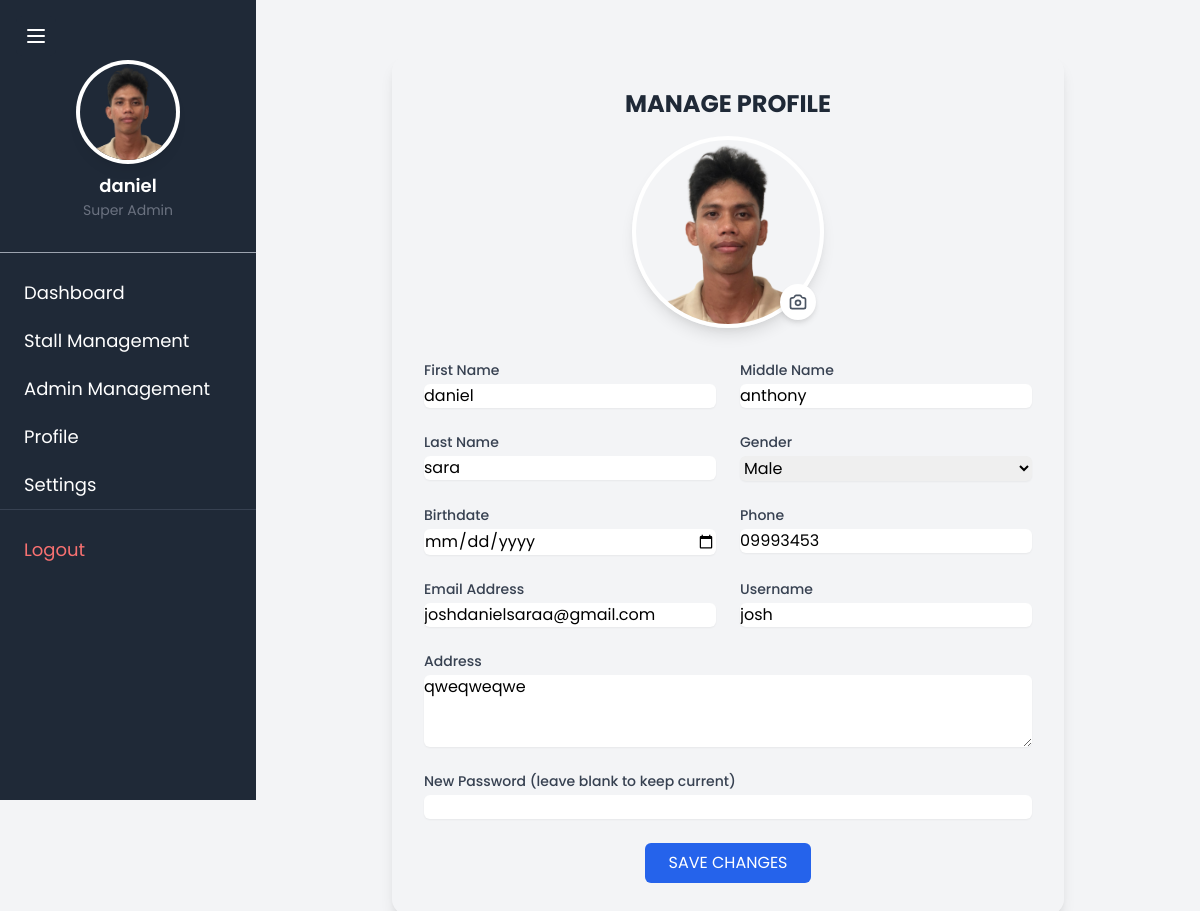
Before: /super-admin/profile/ (signed in) with the older database file.
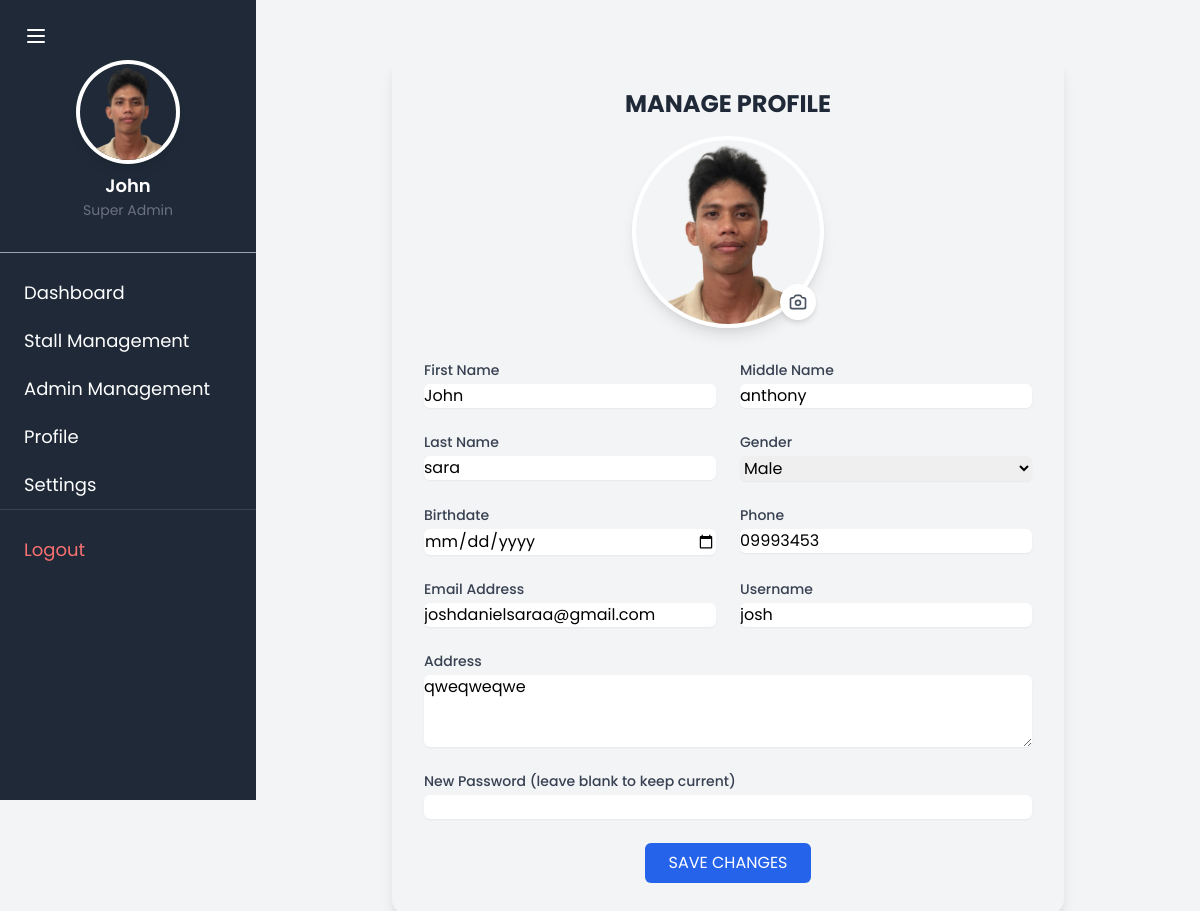
After: the same page with the newer database file.
### TriadApp/models.py (models this page shows)
class CustomUser(AbstractUser):
    middle_name = models.CharField(max_length=50, blank=True, null=True)
    gender = models.CharField(max_length=10, blank=True, null=True)
    birthdate = models.DateField(null=True, blank=True)
    phone = models.CharField(max_length=15, blank=True, null=True)
    address = models.TextField(blank=True, null=True)
    profile_image = models.ImageField(upload_to='profile_images/', blank=True, null=True)
    groups = models.ManyToManyField(
        'auth.Group',
        related_name='custom_user_set',
        blank=True,
        help_text='The groups this user belongs to. A user will get all permissions granted to each of their groups.',
        verbose_name='groups',
    )
    user_permissions = models.ManyToManyField(
        'auth.Permission',
        related_name='custom_user_set',
        blank=True,
        help_text='Specific permissions for this user.',
        verbose_name='user permissions',
    )
    class Meta:
        db_table = 'custom_user'

### TriadApp/suoer_admin.py (the view)
# urls.py: path('super-admin/profile/', suoer_admin.super_admin_profile, name='super_admin_profile'),
@superuser_required
def super_admin_profile(request):
    return render(request, 'TriadApp/superadmin/super_admin_profile.html', {
        'user': request.user,
        'super_admin': request.user
    })

### TriadApp/templates/TriadApp/superadmin/super_admin_profile.html (shortened to what this page needs)
{% extends 'TriadApp/superadmin/super_admin.html' %}
{% block content %}
<div class="max-w-2xl mx-auto my-8">
    <div class="bg-gradient-to-b from-orange-50 to-orange-100 rounded-2xl shadow-lg p-8">
        <div class="text-center mb-8">
            <h1 class="text-2xl font-bold text-gray-800 mb-4">MANAGE PROFILE</h1>
            <div class="relative w-48 h-48 mx-auto mb-6">
                {% if user.profile_image %}
                    <img src="{{ user.profile_image.url }}"
                         alt="Profile Picture"
                         class="w-full h-full rounded-full object-cover border-4 border-white shadow-lg"
                         id="profilePreview">
                {% else %}
                    <div class="w-full h-full rounded-full bg-gray-200 border-4 border-white shadow-lg"
                         id="profilePreview"></div>
                {% endif %}
                <label for="profileImage"
                       class="absolute bottom-2 right-2 bg-white rounded-full p-2 shadow-md cursor-pointer hover:bg-gray-50">
                </label>
            </div>
        </div>
        <form method="POST" enctype="multipart/form-data" class="space-y-6" id="profileForm">
            <div class="grid grid-cols-2 gap-6">
                <div>
                    <label for="firstname" class="block text-sm font-medium text-gray-700">First Name</label>
                    <input type="text" id="firstname" name="firstname" value="{{ user.first_name }}"
                           class="mt-1 block w-full rounded-md border-gray-300 shadow-sm focus:border-blue-500 focus:ring-blue-500">
                </div>
                <div>
                    <label for="middle_name" class="block text-sm font-medium text-gray-700">Middle Name</label>
                    <input type="text" id="middle_name" name="middle_name" value="{{ user.middle_name }}"
                           class="mt-1 block w-full rounded-md border-gray-300 shadow-sm focus:border-blue-500 focus:ring-blue-500">
                </div>
                <div>
                    <label for="lastname" class="block text-sm font-medium text-gray-700">Last Name</label>
                    <input type="text" id="lastname" name="lastname" value="{{ user.last_name }}"
                           class="mt-1 block w-full rounded-md border-gray-300 shadow-sm focus:border-blue-500 focus:ring-blue-500">
                </div>
                <div>
                    <label for="gender" class="block text-sm font-medium text-gray-700">Gender</label>
                    <select id="gender" name="gender"
                            class="mt-1 block w-full rounded-md border-gray-300 shadow-sm focus:border-blue-500 focus:ring-blue-500">
                        <option value="Male" {% if user.gender == 'Male' %}selected{% endif %}>Male</option>
                    </select>
                </div>
                <div>
                    <label for="birthdate" class="block text-sm font-medium text-gray-700">Birthdate</label>
                    <input type="date" id="birthdate" name="birthdate" value="{{ user.birthdate|date:'Y-m-d' }}"
                           class="mt-1 block w-full rounded-md border-gray-300 shadow-sm focus:border-blue-500 focus:ring-blue-500">
                </div>
                <div>
                    <label for="phone" class="block text-sm font-medium text-gray-700">Phone</label>
                    <input type="tel" id="phone" name="phone" value="{{ user.phone }}"
                           class="mt-1 block w-full rounded-md border-gray-300 shadow-sm focus:border-blue-500 focus:ring-blue-500">
                </div>
                <div>
                    <label for="email" class="block text-sm font-medium text-gray-700">Email Address</label>
                    <input type="email" id="email" name="email" value="{{ user.email }}"
                           class="mt-1 block w-full rounded-md border-gray-300 shadow-sm focus:border-blue-500 focus:ring-blue-500">
                </div>
                <div>
                    <label for="username" class="block text-sm font-medium text-gray-700">Username</label>
                    <input type="text" id="username" name="username" value="{{ user.username }}"
                           class="mt-1 block w-full rounded-md border-gray-300 shadow-sm focus:border-blue-500 focus:ring-blue-500">
                </div>
                <div class="col-span-2">
                    <label for="address" class="block text-sm font-medium text-gray-700">Address</label>
                    <textarea id="address" name="address" rows="3"
                              class="mt-1 block w-full rounded-md border-gray-300 shadow-sm focus:border-blue-500 focus:ring-blue-500">{{ user.address }}</textarea>
                </div>
                <div class="col-span-2">
                    <label for="password" class="block text-sm font-medium text-gray-700">New Password (leave blank to keep current)</label>
                    <input type="password" id="password" name="password"
                           class="mt-1 block w-full rounded-md border-gray-300 shadow-sm focus:border-blue-500 focus:ring-blue-500">
                </div>
            </div>
            <div class="flex justify-center mt-8">
                <button type="submit"
                        class="px-6 py-2 bg-blue-600 text-white rounded-md hover:bg-blue-700 focus:outline-none focus:ring-2 focus:ring-blue-500 focus:ring-offset-2 transform transition-all duration-200 hover:scale-105">
                    SAVE CHANGES
                </button>
            </div>
        </form>
    </div>
</div>
{% endblock %}

### TriadApp/templates/TriadApp/superadmin/super_admin.html (shortened to what this page needs)
<!DOCTYPE html>
<html lang="en">
<head>
    <link href="https://cdn.jsdelivr.net/npm/tailwindcss@2.2.16/dist/tailwind.min.css" rel="stylesheet">
</head>
<body class="bg-gray-100">
    <div class="flex">
        <button id="sidebarToggle" class="fixed top-4 left-4 z-50 p-2 bg-gray-800 text-white rounded-md hover:bg-gray-700">
            <svg class="w-6 h-6" fill="none" stroke="currentColor" viewBox="0 0 24 24">
                <path stroke-linecap="round" stroke-linejoin="round" stroke-width="2" d="M4 6h16M4 12h16M4 18h16" />
            </svg>
        </button>
        <div id="sidebar" class="w-64 h-screen bg-gray-800 text-white fixed sidebar">
            <div class="p-4 border-b border-gray-400 mt-10">
                <div class="flex flex-col items-center space-y-3 mb-4 mt-2">
                    {% if super_admin.profile_image %}
                        <div class="w-24 h-24 rounded-full overflow-hidden ring-4 ring-white shadow-lg">
                            <img id="profile"
                                 src="{{ super_admin.profile_image.url }}"
                                 alt="Profile Picture"
                                 class="w-full h-full object-cover">
                        </div>
                    {% endif %}
                    <div class="text-center">
                        <h2 class="text-lg font-semibold text-white-800">
                            {{ super_admin.first_name }}
                        </h2>
                        <p class="text-sm text-gray-500">
                            Super Admin
                        </p>
                    </div>
                </div>
            </div>
            <nav class="mt-4">
                <ul>
                    <li>
                        <a href="{% url 'super_admin' %}" class="block py-2.5 px-6 text-lg hover:bg-gray-700">Dashboard</a>
                    </li>
                    <li>
                        <a href="{% url 'add_stall' %}" class="block py-2.5 px-6 text-lg hover:bg-gray-700">Stall Management</a>
                    </li>
                    <li>
                        <a href="{% url 'register_admin' %}" class="block py-2.5 px-6 text-lg hover:bg-gray-700">Admin Management</a>
                    </li>
                    <li>
                        <a href="{% url 'super_admin_profile' %}" class="block py-2.5 px-6 text-lg hover:bg-gray-700">Profile</a>
                    </li>
                    <li>
                        <a href="#" class="block py-2.5 px-6 text-lg hover:bg-gray-700">Settings</a>
                    </li>
                    <li class="mt-auto border-t border-gray-700 pt-4">
                        <a href="{% url 'logout' %}"
                           class="block py-2.5 px-6 text-lg text-red-400 hover:bg-gray-700 hover:text-red-300">
                            <div class="flex items-center">
                                <span>Logout</span>
                            </div>
                        </a>
                    </li>
                </ul>
            </nav>
        </div>
        <div id="mainContent" class="flex-1 ml-64 p-6">
            {% block content %}{% endblock %}
        </div>
    </div>
</body>
</html>

### TriadApp/templates/TriadApp/superadmin/super_admin.html (style rules this page uses)
* { font-family: 'Poppins', sans-serif; }
.sidebar, .flex-1 { transition: all 0.3s ease-in-out; }

### TriadApp/templates/TriadApp/superadmin/super_admin_profile.html (style rules this page uses)
* { font-family: 'Poppins', sans-serif; }

Changed rows visible on the page:
changed CustomUser "anthony": first_name "daniel" → "John"; firstname "daniel" → "John"
